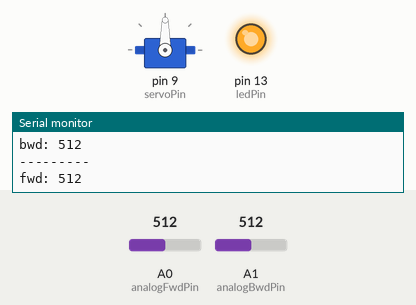
Simulated run of this sketch. Board: Arduino Uno, built with avr-gcc and run on an emulated ATmega328P. Shown: servo, output pins drawn as LEDs (lit = HIGH), the last lines printed to the serial monitor. Inputs (shaded band) come from the test bench; at power-on: A0 (analogFwdPin) = 512, A1 (analogBwdPin) = 512.

Above: at 1.2 s.
1.3 s: A0 (analogFwdPin) set to 0
At 1.6 s:
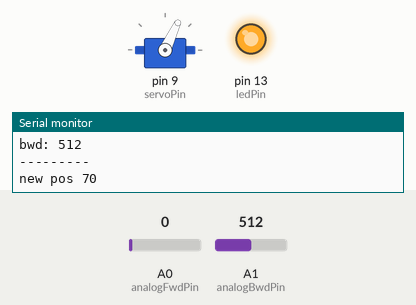
At 3.2 s:
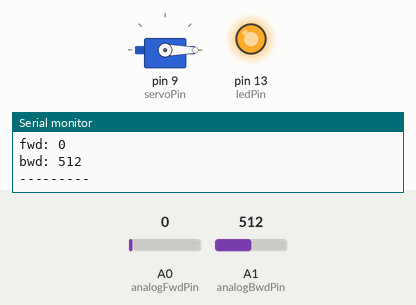
Timing chart, 0 to 4.7 s (numbered marks = the images above; inputs shaded):
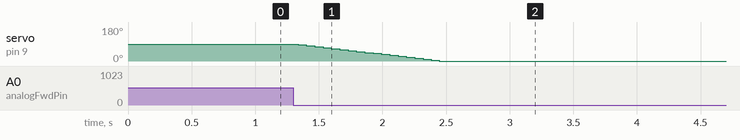

The sketch:

liquidTraffic_02_remoteservo.ino
```cpp
#include <Servo.h>

/*
 * Eingabe/Ausgabe - Hardware Hack
 * project: liquidTraffic
 * author: Felix Leupold
 */

/*
 * just a test to get forward / backward signals from the toy car board
 * added servo
 * now moves accordingly to remote control
 */

//servo
Servo myservo;
int servoPin = 9;
int servoCurrentPos = 90;
int servoDir = 0;
int servoStep = 5;

//forward
int analogFwdPin = 0;
int valFwd = 0;

//backwards
int analogBwdPin = 1;
int valBwd = 0;

//misc
int ledPin = 13;


void setup(){

  //are we living?
  pinMode(ledPin, OUTPUT);
  digitalWrite(ledPin,HIGH);

  //servo is connected to digital pin
  myservo.attach(servoPin);

  //start serial communication
  Serial.begin(9600);

  //setup
  myservo.write(servoCurrentPos);
  delay(15); //give servo time to reach position

  //this should not happen
  Serial.println("!!!!!!!!!!!!!!!!");
  Serial.println("!!!! REBOOT !!!!");
  Serial.println("!!!!!!!!!!!!!!!!");
}

void loop(){

  //save old position temp.
  int servoBeforePos = servoCurrentPos;

  //reset servo moving direction
  servoDir = 0;

  //read analog pins for signals
  valFwd = analogRead(analogFwdPin);
  valBwd = analogRead(analogBwdPin);

  //log values, if we get a fwd or bwd signal
  if(valFwd > 100 || valBwd > 100){

    //log the values
    Serial.print("fwd: ");
    Serial.println(valFwd);
    Serial.print("bwd: ");
    Serial.println(valBwd);
    Serial.println("---------");

    //are we moving forward or backwards?
    if(valFwd > valBwd && valBwd == 0){
      servoDir = servoStep;
    } else if(valFwd < valBwd && valFwd == 0){
      servoDir = servoStep * -1;
    }
  }

  //add direction, if it's not getting out of degree bounds (min 0; max 179)
  if(servoCurrentPos+servoDir <= 179 && servoCurrentPos+servoDir >= 0){
    servoCurrentPos = servoCurrentPos + servoDir;
  }

  //update servo, if position changed
  if(servoCurrentPos != servoBeforePos){
    Serial.print("new pos ");
    Serial.println(servoCurrentPos);
    myservo.write(servoCurrentPos);
    Serial.println("---------");
    Serial.println("---------");
  }

  //give servo time to reach position
  delay(15);
}
```

Measured:
- after the input at 1.3 s, servo on pin 9 (servoPin): moves from 90° to 0° over 1.1 s, starting at once
